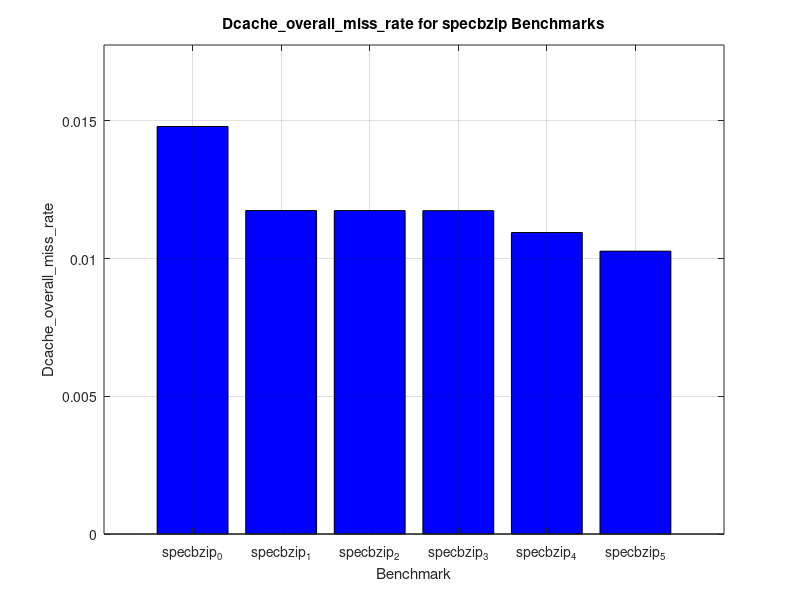
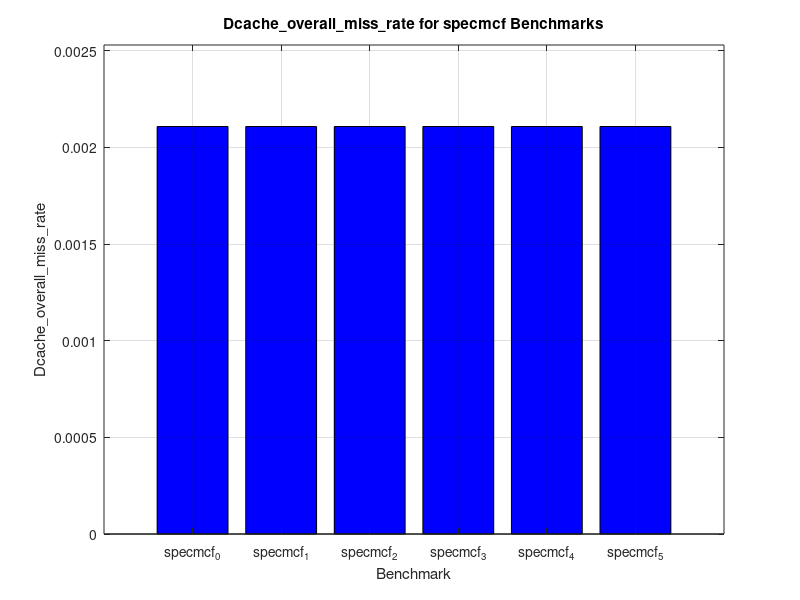
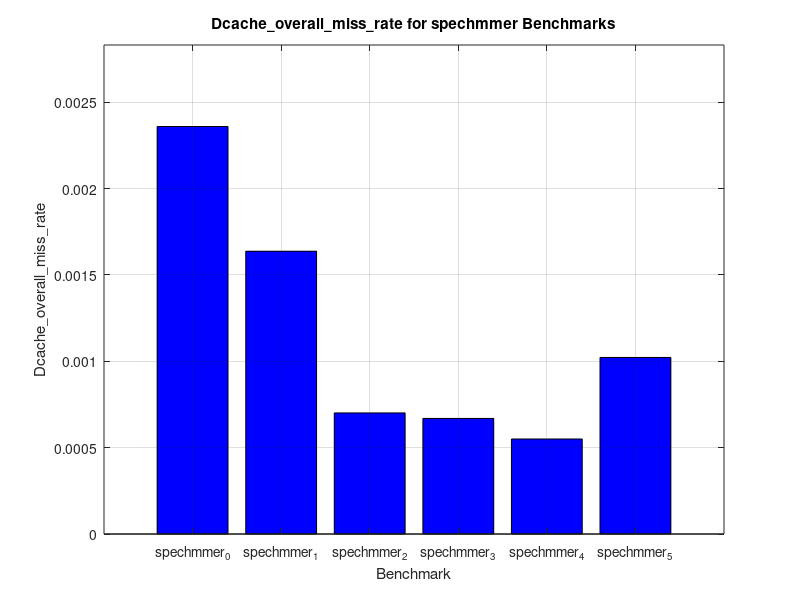
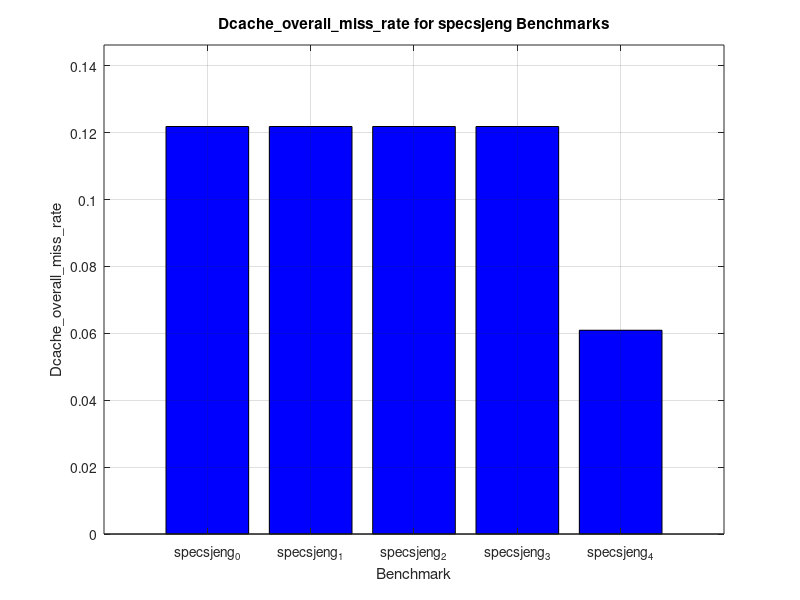

These charts were generated, in order, by the following MATLAB code:
% Create folder for graphs
output_folder = 'dcache_miss_graphs';
if ~exist(output_folder, 'dir')
    mkdir(output_folder);
end

% Data
benchmarks_specbzip = {'specbzip_0', 'specbzip_1', 'specbzip_2', 'specbzip_3', 'specbzip_4', 'specbzip_5'};
benchmarks_specmcf = {'specmcf_0', 'specmcf_1', 'specmcf_2', 'specmcf_3', 'specmcf_4', 'specmcf_5'};
benchmarks_spechmmer = {'spechmmer_0', 'spechmmer_1', 'spechmmer_2', 'spechmmer_3', 'spechmmer_4', 'spechmmer_5'};
benchmarks_specsjeng = {'specsjeng_0', 'specsjeng_1', 'specsjeng_2', 'specsjeng_3', 'specsjeng_4'};
benchmarks_speclibm = {'speclibm_0', 'speclibm_1', 'speclibm_2', 'speclibm_3', 'speclibm_4'};

dcache_overall_miss_rate_specbzip = [0.014794, 0.011743, 0.011742, 0.011739, 0.010945, 0.010268];
dcache_overall_miss_rate_specmcf = [0.002108, 0.002108, 0.002108, 0.002108, 0.002108, 0.002108];
dcache_overall_miss_rate_spechmmer = [0.002359, 0.001637, 0.000701, 0.000669, 0.000550, 0.001022];
dcache_overall_miss_rate_specsjeng = [0.121831, 0.121831, 0.121831, 0.121831, 0.060918];
dcache_overall_miss_rate_speclibm = [0.060972, 0.060972, 0.060972, 0.060972, 0.030487];

% Plot and save specbzip
figure('Position', [100 100 800 500]);
bar(1:length(benchmarks_specbzip), dcache_overall_miss_rate_specbzip, 'blue');
title('Dcache\_overall\_miss\_rate for specbzip Benchmarks');
xlabel('Benchmark');
ylabel('Dcache\_overall\_miss\_rate');
set(gca, 'XTick', 1:length(benchmarks_specbzip), 'XTickLabel', benchmarks_specbzip);
ylim([0 max(dcache_overall_miss_rate_specbzip)*1.2]);
xtickangle(45);
grid on;
saveas(gcf, fullfile(output_folder, 'dcache_misses_plot_specbzip.png'));
close;

% Plot and save specmcf
figure('Position', [100 100 800 500]);
bar(1:length(benchmarks_specmcf), dcache_overall_miss_rate_specmcf, 'blue');
title('Dcache\_overall\_miss\_rate for specmcf Benchmarks');
xlabel('Benchmark');
ylabel('Dcache\_overall\_miss\_rate');
set(gca, 'XTick', 1:length(benchmarks_specmcf), 'XTickLabel', benchmarks_specmcf);
ylim([0 max(dcache_overall_miss_rate_specmcf)*1.2]);
xtickangle(45);
grid on;
saveas(gcf, fullfile(output_folder, 'dcache_misses_plot_specmcf.png'));
close;

% Plot and save spechmmer
figure('Position', [100 100 800 500]);
bar(1:length(benchmarks_spechmmer), dcache_overall_miss_rate_spechmmer, 'blue');
title('Dcache\_overall\_miss\_rate for spechmmer Benchmarks');
xlabel('Benchmark');
ylabel('Dcache\_overall\_miss\_rate');
set(gca, 'XTick', 1:length(benchmarks_spechmmer), 'XTickLabel', benchmarks_spechmmer);
ylim([0 max(dcache_overall_miss_rate_spechmmer)*1.2]);
xtickangle(45);
grid on;
saveas(gcf, fullfile(output_folder, 'dcache_misses_plot_spechmmer.png'));
close;

% Plot and save specsjeng
figure('Position', [100 100 800 500]);
bar(1:length(benchmarks_specsjeng), dcache_overall_miss_rate_specsjeng, 'blue');
title('Dcache\_overall\_miss\_rate for specsjeng Benchmarks');
xlabel('Benchmark');
ylabel('Dcache\_overall\_miss\_rate');
set(gca, 'XTick', 1:length(benchmarks_specsjeng), 'XTickLabel', benchmarks_specsjeng);
ylim([0 max(dcache_overall_miss_rate_specsjeng)*1.2]);
xtickangle(45);
grid on;
saveas(gcf, fullfile(output_folder, 'dcache_misses_plot_specsjeng.png'));
close;

% Plot and save speclibm
figure('Position', [100 100 800 500]);
bar(1:length(benchmarks_speclibm), dcache_overall_miss_rate_speclibm, 'blue');
title('Dcache\_overall\_miss\_rate for speclibm Benchmarks');
xlabel('Benchmark');
ylabel('Dcache\_overall\_miss\_rate');
set(gca, 'XTick', 1:length(benchmarks_speclibm), 'XTickLabel', benchmarks_speclibm);
ylim([0 max(dcache_overall_miss_rate_speclibm)*1.2]);
xtickangle(45);
grid on;
saveas(gcf, fullfile(output_folder, 'dcache_misses_plot_speclibm.png'));
close;